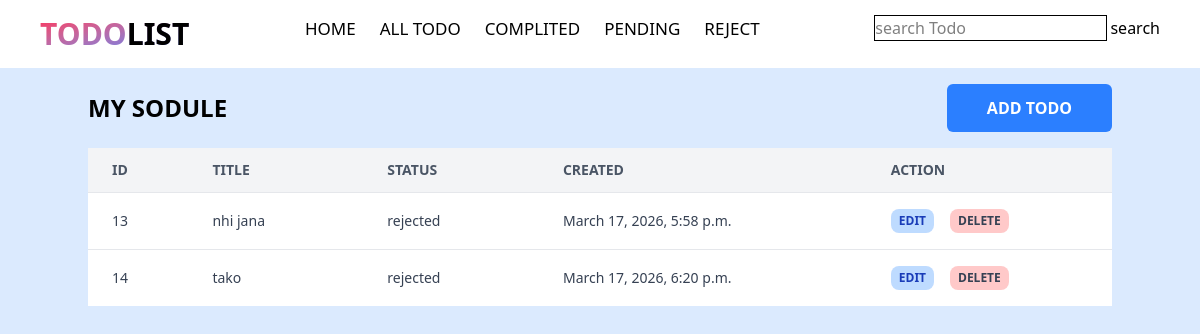
The app's page /reject/ with its own data.
### todo/models.py (models this page shows, shortened)
class Todo(models.Model):
    STATUS_FIELDS = [
        ('panding', 'PANDING'),
        ('fullfilled', 'FULLFILLED'),
        ('rejected', 'REJECTED')
    ]
    title = models.CharField(max_length=100)
    description = models.TextField(max_length=500)
    status = models.CharField(max_length=10, choices=STATUS_FIELDS, default='panding')
    created_at = models.DateTimeField(auto_now_add=True)
    updated_at = models.DateTimeField(auto_now=True)

### todo/views.py (the view)
# urls.py: path('reject/', views.reject, name = 'reject'),
def reject(request):
    todo_lists = Todo.objects.filter(status='rejected')
    return render(request, 'list.html', {'todo_lists': todo_lists})

### todo/templates/list.html (shortened to what this page needs)
{% extends 'layout.html' %}
{% block search %}{{search}}{% endblock %}
{% block content %}
<div class="max-h-[80vh] overflow-y-scroll w-full bg-blue-100">
    <div class="min-w-5xl max-w-3xl mx-auto flex items-center justify-between my-4">
        <h1 class="text-2xl font-bold uppercase">My Sodule</h1>
        <a href="{% url 'todo_add' %}" class="bg-blue-500 text-white font-semibold px-10 py-3 rounded-md active:scale-95 transition duration-300">ADD TODO</a>
    </div>
    <table class="min-w-5xl mx-auto divide-y divide-gray-200 bg-white">
        <thead class="bg-gray-100">
            <tr class="">
                <th class="px-6 py-3 text-left text-sm font-semibold text-gray-600">ID</th>
                <th class="px-10 py-3 text-left text-sm font-semibold text-gray-600">TITLE</th>
                <th class="px-10 py-3 text-left text-sm font-semibold text-gray-600">STATUS</th>
                <th class="px-10 py-3 text-left text-sm font-semibold text-gray-600">CREATED</th>
                <th class="px-10 py-3 text-left text-sm font-semibold text-gray-600">ACTION</th>
            </tr>
        </thead>
        {% for todo in todo_lists %}
        <tbody class="divide-y divide-gray-200">
            <tr class="hover:bg-gray-50 transition">
                <td class="px-6 py-4 text-sm text-gray-700">{{todo.id}}</td>
                <td class="px-10 py-4 text-sm text-gray-700">{{todo.title}}</td>
                <td class="px-10 py-4 text-sm text-gray-700">{{todo.status}}</td>
                <td class="px-10 py-4 text-sm text-gray-700">{{todo.created_at}}</td>
                <td class="px-10 py-4 text-sm text-gray-700 flex items-center gap-4">
                    <a href="{% url 'todo_edit' todo.id%}" class="text-blue-800 bg-blue-200 p-1 px-2 rounded-lg font-semibold text-xs">EDIT</a>
                    <a  href="#" class="text-ted-800 bg-red-200 p-1 px-2 rounded-lg font-semibold text-xs" onclick="deleteTodo(event, {{todo.id}})">DELETE</a>
                </td>
            </tr>
        </tbody>
        {% endfor %}
    </table>
</div>
{% endblock %}

### records on screen
Todo: id "13", title "nhi jana", status "rejected", created_at "March 17, 2026, 5:58 p.m."
Todo: id "14", title "tako", status "rejected", created_at "March 17, 2026, 6:20 p.m."
